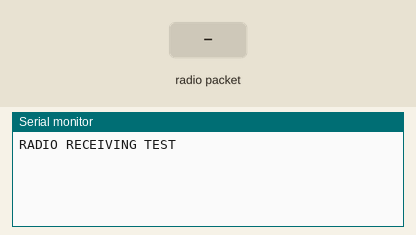
This sketch was run on a simulated Arduino Uno, built with avr-gcc and run on an emulated ATmega328P. Shown: the last lines printed to the serial monitor. The inputs (shaded band) are chosen by the test bench. No radio packets arrive unless stated.

Above: at 1.2 s.
1.3 s: radio packet "1" arrives
At 1.7 s:
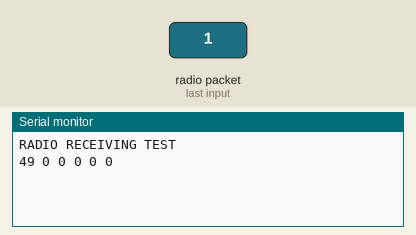
2.8 s: radio packet "0" arrives
At 4.0 s:
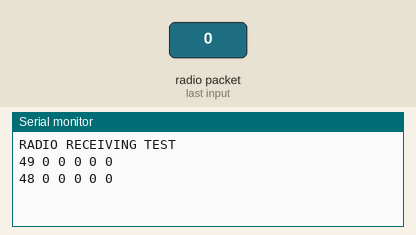
4.3 s: radio packet "2" arrives
At 5.2 s:
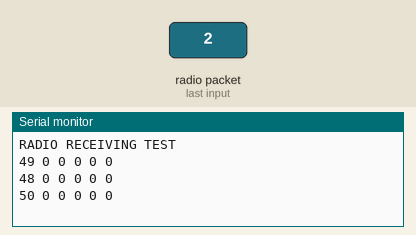

The sketch:

RF_rx.ino
```cpp
#define UBRRH
#include "Arduino.h"
#include "rf.h"
// #include "../../RF/rf.h"

RF24 radio(7, 8);
Rx receiver(&radio);
uint8_t * buf;

void setup()
{
    Serial.begin(115200);
    Serial.println(F("RADIO RECEIVING TEST"));
    if(!receiver.setup()){
        Serial.println(F("Radio setup Failed."));
    }
    buf = receiver.get_buf();
}

void loop()
{
    if (!receiver.update_ctrl()) {
        for(int i = 0; i<BUF_LEN; ++i) {
            Serial.print(buf[i]);
            Serial.print(F(" "));
        }
        Serial.println();
    }

}
```

rf.cpp
```cpp
#include "Arduino.h"
#include "rf.h"

Tx::Tx(RF24 * n_radio, uint8_t is_ack=1)
: radio(n_radio), cur_pack_id(0), buf({0}), addr(CTRL_ADDR), targ_addr(QUAD_ADDR), ack(is_ack)
{
}

int Tx::setup(uint8_t delay_t, uint8_t retry_t)
{
    radio -> begin();
    if (ack){
        radio -> enableAckPayload();
        radio -> enableDynamicPayloads();
    }
    radio -> setAutoAck(ack);
    radio -> openWritingPipe(targ_addr);
    radio -> openReadingPipe(1, addr);
    radio -> setRetries(delay_t, retry_t);

    radio -> startListening();

    if (radio -> isChipConnected() || radio -> failureDetected) {
        return 1;
    }
    return 0;
}

int Tx::set_ctrl(uint8_t * ctrl_buf)
{
    memcpy(buf + 2, ctrl_buf, (BUF_LEN - HEAD_LEN) * sizeof(uint8_t));
}

int Tx::send_ctrl(uint8_t * ctrl_buf)
{
    set_ctrl(ctrl_buf);
    return send_ctrl();
}

int Tx::send_ctrl()
{
    buf[0] = B00000000;
    buf[1] = cur_pack_id;
    if (!send_buf(buf, BUF_LEN)) {
        ++cur_pack_id;
        return 0;
    }
    return 1;
}

int Tx::send_buf(uint8_t * s_buf, uint8_t size)
{
    radio -> stopListening();
    if(radio->write(s_buf, size)) {
        if(radio->available()) {
            uint8_t temp = 0;
            radio->read(&temp, 1);
            if (temp == cur_pack_id) {
                return 0;
            } else {
                return 3; // ack payload (id) != transmitted id;
            }
        } else {
            return 2; // ack received has no payload
        }
    } else {
        return 1; // ack not received, although autoack enabled
    }
}

uint8_t * Tx::get_buf()
{
    return buf;
}

Rx::Rx(RF24 * radio, uint8_t is_ack=1)
: radio(radio), cur_pack_id(0), buf({0}), addr(QUAD_ADDR), targ_addr(CTRL_ADDR), ack(is_ack)
{
}

int Rx::setup()
{
    radio -> begin();
    if (ack){
        radio -> enableAckPayload();
        radio -> enableDynamicPayloads();
    }
    radio -> setAutoAck(ack);
    radio -> openWritingPipe(targ_addr);
    radio -> openReadingPipe(1, addr);
    radio -> startListening();
    if (radio -> isChipConnected() || radio -> failureDetected) {
        return 1;
    }
    radio -> writeAckPayload(1, &cur_pack_id, sizeof(cur_pack_id));
    return 0;
}

int Rx::update_ctrl()
{
    if (radio -> available()) {
        radio -> read(buf, BUF_LEN);
        cur_pack_id = buf[1];
        radio -> writeAckPayload(1, &cur_pack_id, sizeof(cur_pack_id));
        return 0;
    }
    return 1;
}

uint8_t * Rx::get_buf()
{
    return buf;
}
```

rf.h
```cpp
#ifndef __RF_H__
#define __RF_H__
#define ARDUINO
#include "Arduino.h"
#include <SPI.h>
#include "RF24.h"

#define QUAD_ADDR "00001"
#define CTRL_ADDR "00000"
#define IS_AUTOACK 1
#define BUF_LEN 6
#define HEAD_LEN 2

class Tx
{
    private:
        RF24 * radio;
        uint8_t cur_pack_id;
        uint8_t buf[BUF_LEN];
        uint8_t addr[6];
        uint8_t targ_addr[6];
        uint8_t ack;


    public:
        Tx(RF24 * n_radio, uint8_t is_ack=1);
        int setup(uint8_t delay_t, uint8_t retry_t);
        int set_ctrl(uint8_t * ctrl_buf);
        int send_ctrl(uint8_t * ctrl_buf);
        int send_ctrl();
        int send_buf(uint8_t * s_buf, uint8_t size);
        uint8_t * get_buf();
};

class Rx
{
    private:
        RF24 * radio;
        uint8_t cur_pack_id;
        uint8_t buf[6];
        uint8_t addr[6];
        uint8_t targ_addr[6];
        uint8_t ack;
    public:
        Rx(RF24 * radio, uint8_t is_ack=1);
        int setup();
        int update_ctrl();
        uint8_t * get_buf();
};

#endif
```

Measured:
- after the input at 1.3 s, the serial monitor: prints a new line at once (image 1)
- after the input at 2.8 s, the serial monitor: prints a new line at once (image 2)
- after the input at 4.3 s, the serial monitor: prints a new line at once (image 3)
